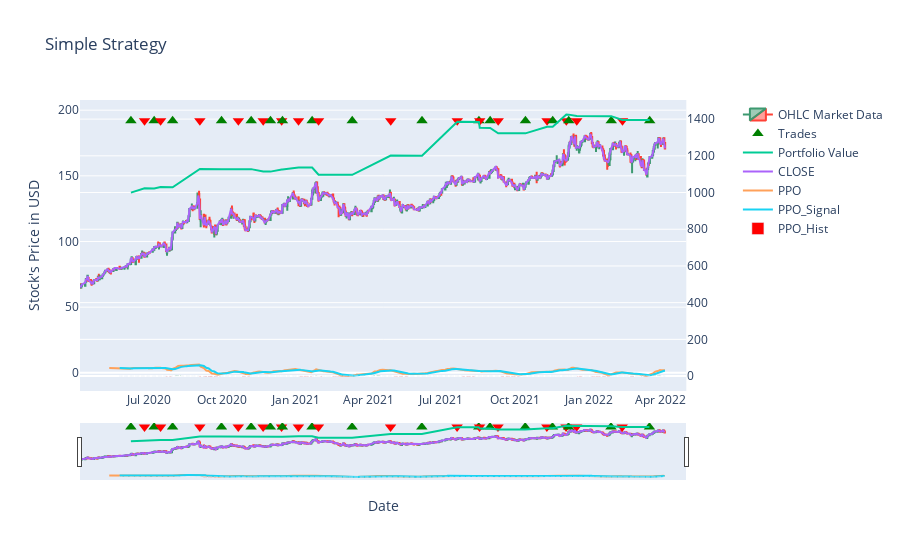

Source (notebook cell):
### Code cell
import plotly.graph_objects as go

ppo_strategy = Strategy(name="PPO Strategy", cash=1000, commission=0.05, min_positions=1)
ppo_strategy.load_data(tdata, date_column='DATE')
ppo_strategy.add_single_rule('PPO[N-1]>PPO_Signal[N-1]', action=MarketAction.BUY, action_quantity='ALL')
ppo_strategy.add_single_rule('PPO[N-1]<PPO_Signal[N-1]', action=MarketAction.SELL, action_quantity='ALL')
ppo_strategy.simulate()

ppo_strategy.summary()
fig = ppo_strategy.plot_history(title="Simple Strategy", yaxis_title="Stock's Price in USD", xaxis_title="Date", plot_columns=['CLOSE', 'PPO', 'PPO_Signal'])
fig.add_trace(go.Bar(x=tdata.DATE, y=tdata.PPO_Hist, name="PPO_Hist", marker=dict(color=tdata["PPO_Hist"].apply(
                        lambda x: "green" if x>0 else "red"
                    ))),secondary_y=True)

### Figure 1 — Plotly figure (JSON) as saved in the notebook; plotly's stock layout.template omitted (floating-point values rounded to 4 significant figures; data arrays with more than 128 entries replaced by an {"elided": "..."} marker saying what was removed)
{"data": [{"close": {"elided": "541 float values"}, "high": {"elided": "541 float values"}, "low": {"elided": "541 float values"}, "name": "OHLC Market Data", "open": {"elided": "541 float values"}, "type": "candlestick", "x": {"elided": "541 str values"}}, {"hovertext": ["BUY 11.5741 at 86.35 Amount: 999.9997 Cash: 0.0003", "SELL 11.5741 at 88.41 Amount: 1022.6848 Cash: 1022.6852", "BUY 10.6975 at 95.55 Amount: 1022.6849 Cash: 0.0003", "SELL 10.6975 at 96.2875 Amount: 1029.5046 Cash: 1029.5049", "BUY 9.6296 at 106.86 Amount: 1029.5046 Cash: 0.0002", "SELL 9.6296 at 117.19 Amount: 1128.0158 Cash: 1128.0161", "BUY 9.695 at 116.3 Amount: 1128.0159 Cash: 0.0002", "SELL 9.695 at 116.39 Amount: 1127.9189 Cash: 1127.9191", "BUY 9.5199 at 118.43 Amount: 1127.9189 Cash: 0.0002", "SELL 9.5199 at 117.11 Amount: 1114.4006 Cash: 1114.4008", "BUY 9.2405 at 120.55 Amount: 1114.4006 Cash: 0.0002", "SELL 9.2405 at 121.85 Amount: 1125.4892 Cash: 1125.4894", "BUY 8.7998 at 127.85 Amount: 1125.4892 Cash: 0.0002", "SELL 8.7998 at 129.24 Amount: 1136.8409 Cash: 1136.8411", "BUY 8.3279 at 136.46 Amount: 1136.8409 Cash: 0.0002", "SELL 8.3279 at 131.8 Amount: 1097.2002 Cash: 1097.2003", "BUY 9.0573 at 121.09 Amount: 1097.2001 Cash: 0.0002", "SELL 9.0573 at 132.68 Amount: 1201.2684 Cash: 1201.2686", "BUY 9.5331 at 125.96 Amount: 1201.2684 Cash: 0.0002", "SELL 9.5331 at 145.35 Amount: 1385.1623 Cash: 1385.1624", "BUY 9.2455 at 149.77 Amount: 1385.1623 Cash: 0.0002", "SELL 9.2455 at 146.36 Amount: 1352.7106 Cash: 1352.7107", "BUY 8.9018 at 151.91 Amount: 1352.7106 Cash: 0.0001", "SELL 8.9018 at 148.67 Amount: 1322.9787 Cash: 1322.9789", "BUY 9.188 at 143.94 Amount: 1322.9787 Cash: 0.0002", "SELL 9.188 at 147.92 Amount: 1358.6281 Cash: 1358.6283", "BUY 8.8395 at 153.65 Amount: 1358.6281 Cash: 0.0001", "SELL 8.8395 at 161.25 Amount: 1424.9242 Cash: 1424.9244", "BUY 8.2652 at 172.35 Amount: 1424.9242 Cash: 0.0001", "SELL 8.2652 at 171.46 Amount: 1416.7417 Cash: 1416.7418", "BUY 8.2972 at 170.7 Amount: 1416.7417 Cash: 0.0001", "SELL 8.2972 at 168.2 Amount: 1395.169 Cash: 1395.1691", "BUY 8.4869 at 164.34 Amount: 1395.169 Cash: 0.0001"], "marker": {"color": ["green", "red", "green", "red", "green", "red", "green", "red", "green", "red", "green", "red", "green", "red", "green", "red", "green", "red", "green", "red", "green", "red", "green", "red", "green", "red", "green", "red", "green", "red", "green", "red", "green"], "size": 10, "symbol": ["triangle-up", "triangle-down", "triangle-up", "triangle-down", "triangle-up", "triangle-down", "triangle-up", "triangle-down", "triangle-up", "triangle-down", "triangle-up", "triangle-down", "triangle-up", "triangle-down", "triangle-up", "triangle-down", "triangle-up", "triangle-down", "triangle-up", "triangle-down", "triangle-up", "triangle-down", "triangle-up", "triangle-down", "triangle-up", "triangle-down", "triangle-up", "triangle-down", "triangle-up", "triangle-down", "triangle-up", "triangle-down", "triangle-up"]}, "mode": "markers", "name": "Trades", "type": "scatter", "x": ["2020-06-09T00:00:00", "2020-06-26T00:00:00", "2020-07-08T00:00:00", "2020-07-16T00:00:00", "2020-07-31T00:00:00", "2020-09-03T00:00:00", "2020-09-30T00:00:00", "2020-10-21T00:00:00", "2020-11-06T00:00:00", "2020-11-21T00:00:00", "2020-11-30T00:00:00", "2020-12-14T00:00:00", "2020-12-15T00:00:00", "2021-01-04T00:00:00", "2021-01-21T00:00:00", "2021-01-29T00:00:00", "2021-03-12T00:00:00", "2021-04-29T00:00:00", "2021-06-07T00:00:00", "2021-07-21T00:00:00", "2021-08-17T00:00:00", "2021-08-18T00:00:00", "2021-08-31T00:00:00", "2021-09-10T00:00:00", "2021-10-14T00:00:00", "2021-11-10T00:00:00", "2021-11-17T00:00:00", "2021-12-04T00:00:00", "2021-12-07T00:00:00", "2021-12-17T00:00:00", "2022-01-29T00:00:00", "2022-02-12T00:00:00", "2022-03-18T00:00:00"], "xaxis": "x", "y": [191.9, 191.9, 191.9, 191.9, 191.9, 191.9, 191.9, 191.9, 191.9, 191.9, 191.9, 191.9, 191.9, 191.9, 191.9, 191.9, 191.9, 191.9, 191.9, 191.9, 191.9, 191.9, 191.9, 191.9, 191.9, 191.9, 191.9, 191.9, 191.9, 191.9, 191.9, 191.9, 191.9], "yaxis": "y"}, {"mode": "lines", "name": "Portfolio Value", "type": "scatter", "x": ["2020-06-09T00:00:00", "2020-06-26T00:00:00", "2020-07-08T00:00:00", "2020-07-16T00:00:00", "2020-07-31T00:00:00", "2020-09-03T00:00:00", "2020-09-30T00:00:00", "2020-10-21T00:00:00", "2020-11-06T00:00:00", "2020-11-21T00:00:00", "2020-11-30T00:00:00", "2020-12-14T00:00:00", "2020-12-15T00:00:00", "2021-01-04T00:00:00", "2021-01-21T00:00:00", "2021-01-29T00:00:00", "2021-03-12T00:00:00", "2021-04-29T00:00:00", "2021-06-07T00:00:00", "2021-07-21T00:00:00", "2021-08-17T00:00:00", "2021-08-18T00:00:00", "2021-08-31T00:00:00", "2021-09-10T00:00:00", "2021-10-14T00:00:00", "2021-11-10T00:00:00", "2021-11-17T00:00:00", "2021-12-04T00:00:00", "2021-12-07T00:00:00", "2021-12-17T00:00:00", "2022-01-29T00:00:00", "2022-02-12T00:00:00", "2022-03-18T00:00:00"], "xaxis": "x", "y": [999.4, 1023.0, 1022.0, 1030.0, 1029.0, 1128.0, 1128.0, 1128.0, 1127.0, 1114.0, 1114.0, 1125.0, 1125.0, 1137.0, 1136.0, 1097.0, 1097.0, 1201.0, 1201.0, 1385.0, 1385.0, 1353.0, 1352.0, 1323.0, 1323.0, 1359.0, 1358.0, 1425.0, 1425.0, 1417.0, 1416.0, 1395.0, 1395.0], "yaxis": "y2"}, {"mode": "lines", "name": "CLOSE", "type": "scatter", "x": {"elided": "541 str values"}, "xaxis": "x", "y": {"elided": "541 float values"}, "yaxis": "y"}, {"mode": "lines", "name": "PPO", "type": "scatter", "x": {"elided": "541 str values"}, "xaxis": "x", "y": {"elided": "541 float values"}, "yaxis": "y"}, {"mode": "lines", "name": "PPO_Signal", "type": "scatter", "x": {"elided": "541 str values"}, "xaxis": "x", "y": {"elided": "541 float values"}, "yaxis": "y"}, {"marker": {"color": {"elided": "541 str values"}}, "name": "PPO_Hist", "type": "bar", "x": {"elided": "541 str values"}, "xaxis": "x", "y": {"elided": "541 float values"}, "yaxis": "y2"}], "layout": {"title": {"text": "Simple Strategy"}, "xaxis": {"anchor": "y", "domain": [0, 0.94], "title": {"text": "Date"}}, "yaxis": {"anchor": "x", "domain": [0, 1], "title": {"text": "Stock's Price in USD"}}, "yaxis2": {"anchor": "x", "overlaying": "y", "side": "right"}}}
